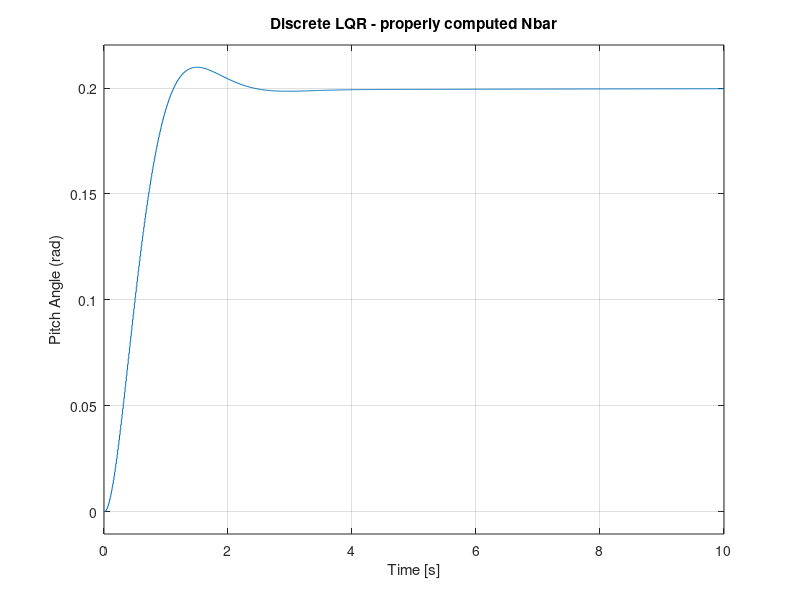

Recreate this plot in MATLAB.
% Redefine the plant using State-Space matrices (A, B, C, D)
A = [-0.313 56.7 0; -0.0139 -0.426 0; 0 56.7 0];
B = [0.232; 0.0203; 0];
C = [0 0 1];
D = 0;
t = 0:0.01:10;
sys_ss = ss(A, B, C, D);

%% Discrete rscale — same idea, discrete-time steady-state equations
function Nbar = rscale_d(Ad,Bd,Cd,Dd,K)
    n = size(Ad,1);
    z = [zeros(n,1); 1];
    N = [eye(n)-Ad, -Bd; Cd, Dd] \ z;
    Nx = N(1:n); Nu = N(n+1);
    Nbar = Nu + K*Nx;
end

Ts = 0.01;
sys_d = c2d(sys_ss, Ts, 'zoh');
[Ad, Bd, Cd, Dd] = ssdata(sys_d);

p_lqr = 50;
Qd = p_lqr * Cd' * Cd;
Rd = 1;
Kd_gain = dlqr(Ad, Bd, Qd, Rd);
Nbar_d = rscale_d(Ad,Bd,Cd,Dd,Kd_gain);   % = 6.9555, computed not guessed

sys_cl_d = ss(Ad - Bd*Kd_gain, Bd*Nbar_d, Cd, Dd, Ts);
figure; step(0.2*sys_cl_d, t); title('Discrete LQR - properly computed Nbar');
ylabel('Pitch Angle (rad)'); grid on;


% --- OUTER LOOP KINEMATICS ---
% Your state-space matrices model aerodynamics, but they do not contain the forward airspeed of the aircraft. 
% To calculate altitude from pitch, you must assume a constant forward velocity. 
% Add this to the bottom of your existing script:

% [Guessing] I am assigning 100 m/s (approx 200 knots) as a standard 
% cruising speed for a generic commercial aircraft model. 
V = 100; 

% Initialize placeholder PID gains so Simulink does not throw an error
Kp = 0; 
Ki = 0; 
Kd = 0;
